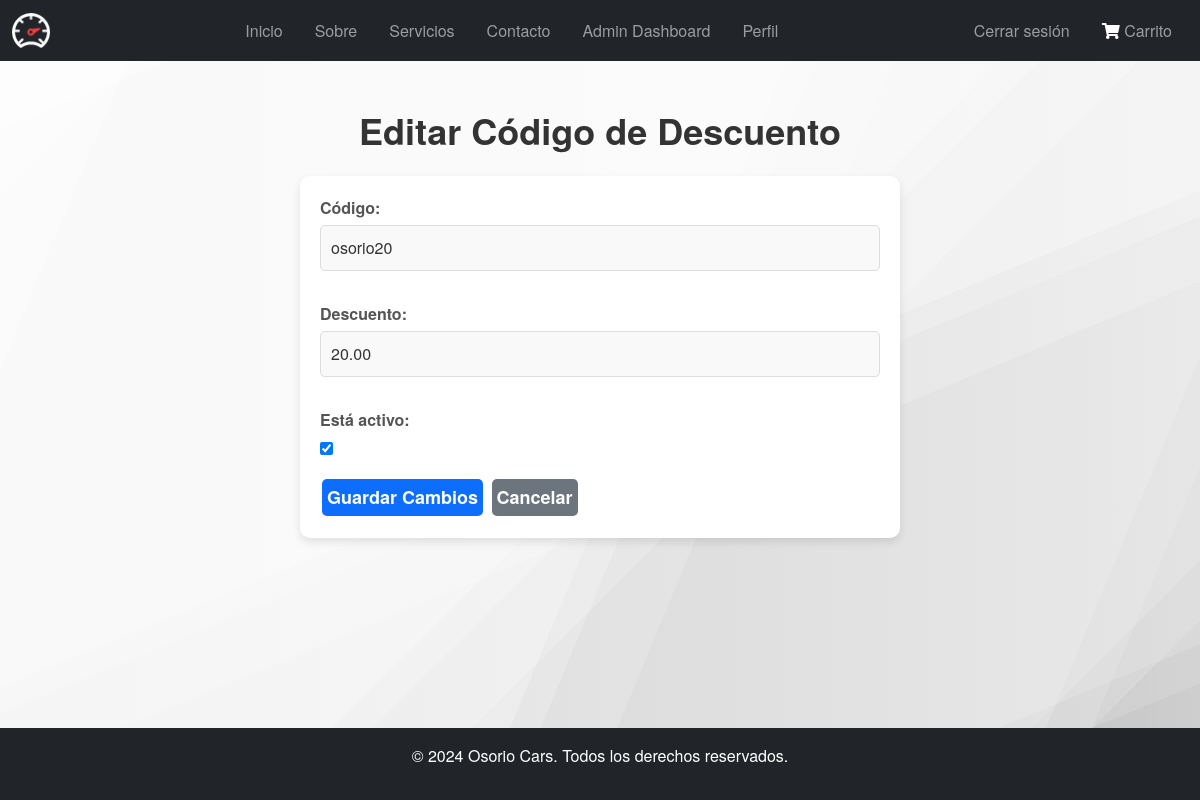
The page /admin_dashboard/edit_discount_code/1/ (signed in) on the database its author committed.
### main/models.py (models this page shows, shortened)
class DiscountCode(models.Model):
    code = models.CharField(max_length=50, unique=True)
    discount = models.DecimalField(max_digits=5, decimal_places=2)
    is_active = models.BooleanField(default=True)

### main/views.py (the view)
# urls.py: path('admin_dashboard/edit_discount_code/<int:code_id>/', views.edit_discount_code, name='edit_discount_code'),
@user_passes_test(is_admin)
def edit_discount_code(request, code_id):
    code = get_object_or_404(DiscountCode, id=code_id)
    if request.method == 'POST':
        form = DiscountCodeForm(request.POST, instance=code)
        if form.is_valid():
            form.save()
            return redirect('admin_dashboard')
    else:
        form = DiscountCodeForm(instance=code)
    return render(request, 'edit_discount_code.html', {'form': form})

### main/forms.py
class DiscountCodeForm(forms.ModelForm):
    class Meta:
        model = DiscountCode
        fields = ['code', 'discount', 'is_active']
        labels = {
            'code': 'Código',
            'discount': 'Descuento',
            'is_active': 'Está activo',
        }

### main/views.py (called while the page is built)
def is_admin(user):
    return user.is_superuser

### main/templates/edit_discount_code.html (shortened to what this page needs)
{% extends 'base.html' %}
{% load static %}
{% block content %}
<div class="container mt-5">
    <h1 class="text-center mb-4">Editar Código de Descuento</h1>
    <form method="post">
        {{ form.as_p }}
        <button type="submit" class="btn btn-primary">Guardar Cambios</button>
        <a href="{% url 'admin_dashboard' %}" class="btn btn-secondary">Cancelar</a>
    </form>
</div>
{% endblock %}

### main/static/css/styles.css (style rules this page uses)
body { font-family: 'Helvetica Neue', Helvetica, Arial, sans-serif; background-color: #f5f5f5; background-image: linear-gradient(112.5deg, rgb(214, 214, 214) 0%, rgb(214, 214, 214) 10%,rgb(195, 195, 195) 10%, rgb(195, 195, 195) 53%,rgb(176, 176, 176) 53%, rgb(176, 176, 176) 55%,rgb(157, 157, 157) 55%, rgb(157, 157, 157) 60%,rgb(137, 137, 137) 60%, rgb(137, 137, 137) 88%,rgb(118, 118, 118) 88%, rgb(118, 118, 118) 91%,rgb(99, 99, 99) 91%, rgb(99, 99, 99) 100%),linear-gradient(157.5deg, rgb(214, 214, 214) 0%, rgb(214, 214, 214) 10%,rgb(195, 195, 195) 10%, rgb(195, 195, 195) 53%,rgb(176, 176, 176) 53%, rgb(176, 176, 176) 55%,rgb(157, 157, 157) 55%, rgb(157, 157, 157) 60%,rgb(137, 137, 137) 60%, rgb(137, 137, 137) 88%,rgb(118, 118, 118) 88%, rgb(118, 118, 118) 91%,rgb(99, 99, 99) 91%, rgb(99, 99, 99) 100%),linear-gradient(135deg, rgb(214, 214, 214) 0%, rgb(214, 214, 214) 10%,rgb(195, 195, 195) 10%, rgb(195, 195, 195) 53%,rgb(176, 176, 176) 53%, rgb(176, 176, 176) 55%,rgb(157, 157, 157) 55%, rgb(157, 157, 157) 60%,rgb(137, 137, 137) 60%, rgb(137, 137, 137) 88%,rgb(118, 118, 118) 88%, rgb(118, 118, 118) 91%,rgb(99, 99, 99) 91%, rgb(99, 99, 99) 100%),linear-gradient(90deg, rgb(195, 195, 195),rgb(228, 228, 228)); background-blend-mode:overlay,overlay,overlay,normal; color: #333; overflow-x: hidden; }
form { max-width: 600px; margin: 0 auto; background: #fff; padding: 20px; border-radius: 10px; box-shadow: 0 4px 8px rgba(0, 0, 0, 0.1); }
* { color: #333; }
input[type="text"], input[type="email"], input[type="password"], input[type="number"], select, textarea { width: 100%; padding: 10px; margin-bottom: 15px; border: 1px solid #ddd; border-radius: 5px; font-size: 16px; background-color: #f9f9f9; transition: border-color 0.3s ease; }
button { width: 100%; padding: 5px; border: none; border-radius: 5px; font-size: 18px; font-weight: bold; color: #fff; background-color: #007bff; cursor: pointer; transition: background-color 0.3s ease; }
.btn { justify-self: center; align-self: center; width: auto; padding: 5px; margin: 2px; border: none; border-radius: 5px; font-size: 18px; font-weight: bold; }
label { font-size: 16px; font-weight: bold; margin-bottom: 5px; display: block; color: #555; }
.text-center { text-align: center; }
h1, h2, h3 { color: #333; font-weight: bold; }
h1 { font-size: 36px; margin-bottom: 20px; }

### rows shown on the page
DiscountCode: code "osorio20", discount "20.00", is_active "☑"
